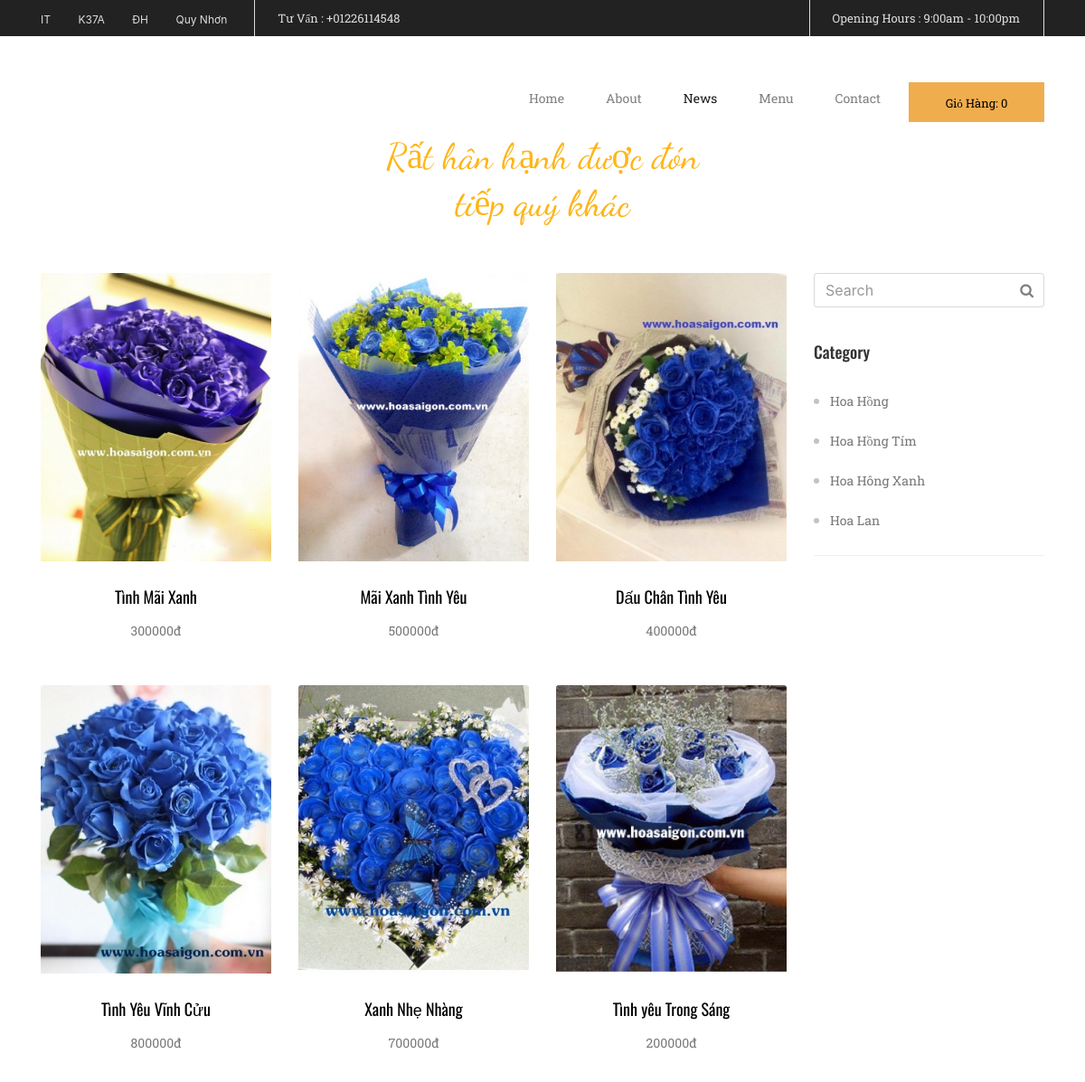
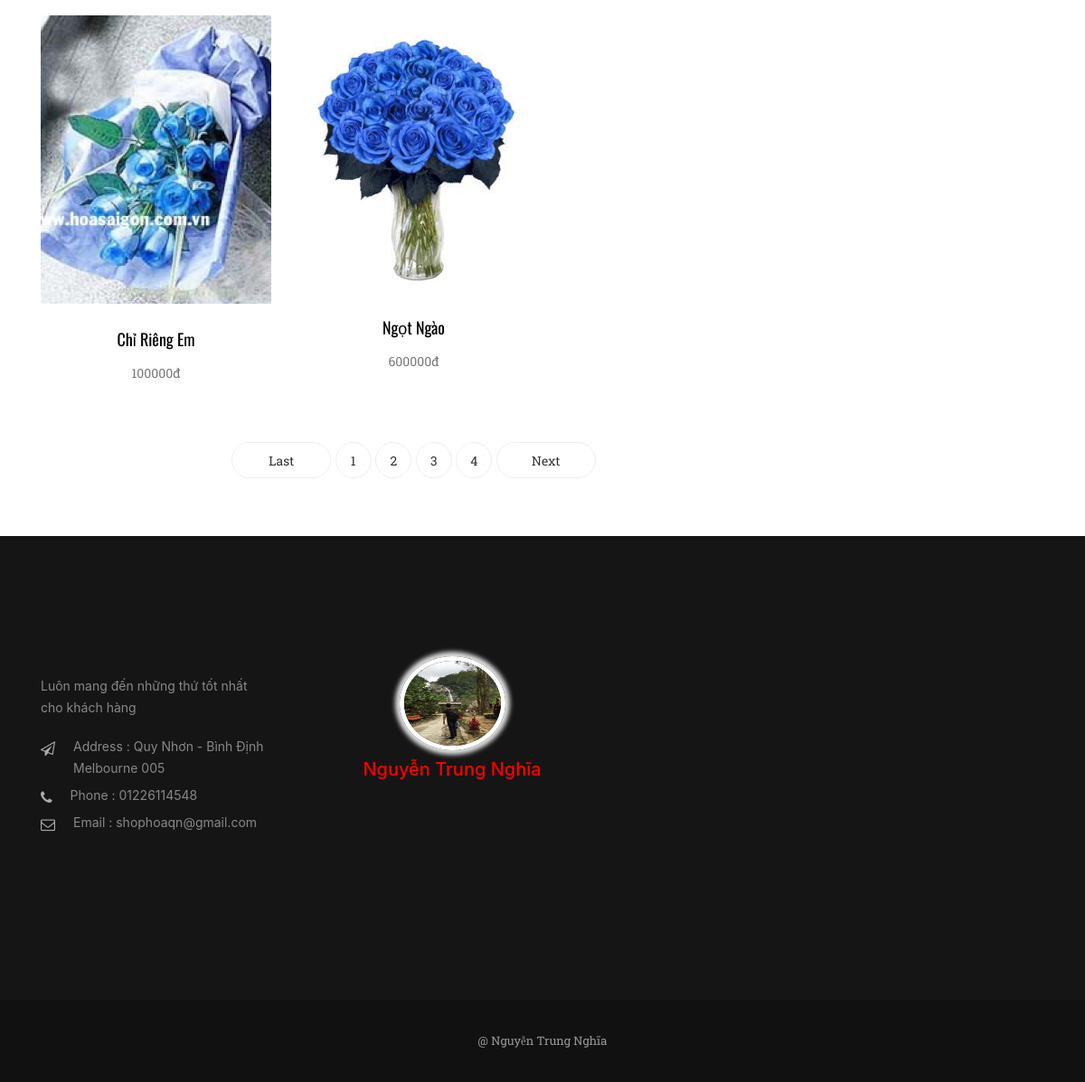
Page /detailDanhMuc/chiTietDanhMuc/11 on the committed database (2 pictures, top to bottom).
### tables this page shows
CREATE TABLE `chitietsp` (
  `id_sp` int(11) NOT NULL,
  `tensp` varchar(250) NOT NULL,
  `hinhanh` varchar(100) NOT NULL,
  `gia` int(100) NOT NULL,
  `mota` longtext NOT NULL,
  `id_loaisp` int(100) NOT NULL,
  `thutu` int(100) NOT NULL
);

CREATE TABLE `loaisp` (
  `id_loaisp` int(11) NOT NULL,
  `tenloaisp` varchar(250) NOT NULL,
  `thutu` int(100) NOT NULL
);

### application/controllers/detailDanhMuc.php (called while the page is built, shortened)
<?php if ( ! defined('BASEPATH')) exit('No direct script access allowed');
class detailDanhMuc extends CI_Controller {
	private $soluongtin1trang;
	public function __construct()
	{
		$this->load->model('SanPham');
		$this->load->model('DanhMuc');
		$this->load->model('PhanTrang');
		$this->soluongtin1trang = 9;
	}
	function chiTietDanhMuc($id_sp)
	{
		$sanpham = $this->DanhMuc->loadSanPhamTheoDanhMuc($this->soluongtin1trang,$id_sp);
		$danhmuc = $this->DanhMuc->loadDanhMuc();
		$sotrang  = $this->PhanTrang->phantrang($this->soluongtin1trang);
		$ketqua = array(
			'sanpham' => $sanpham,
			'danhmuc' => $danhmuc,
			'sotrang'=> $sotrang
			 );
		$this->load->view('detailDanhMuc',$ketqua);
	}
}

### index.php (called while the page is built, shortened)
<?php
require_once BASEPATH.'core/CodeIgniter.php';

### application/models/DanhMuc.php (called while the page is built, shortened)
<?php if ( ! defined('BASEPATH')) exit('No direct script access allowed');
class DanhMuc extends CI_Model {
	function loadDanhMuc()
	{
		$this->db->select('*');
		$danhmuc =$this->db->get('loaisp');
		$danhmuc = $danhmuc->result_array();
		return $danhmuc;
	}
	function loadSanPhamTheoDanhMuc($soluongtin1trang,$id_sp)
	{
		$this->db->select('*');
		$this->db->join('chitietsp', 'chitietsp.id_loaisp = loaisp.id_loaisp', 'left');
		$this->db->where('chitietsp.id_loaisp', $id_sp);
		$ketqua = $this->db->get('loaisp',$soluongtin1trang,0);
		$ketqua = $ketqua->result_array();
		return $ketqua;
	}
}

### application/models/PhanTrang.php (called while the page is built, shortened)
<?php if ( ! defined('BASEPATH')) exit('No direct script access allowed');
class PhanTrang extends CI_Model {
	function phanTrang($soluongtin1trang)
	{
		$this->db->select('*');
		$sotin = $this->db->get('chitietsp');
		$ketqua = $sotin->result_array();
		$soluongtin = count($ketqua);
		$sotrang =ceil($soluongtin/$soluongtin1trang);
		return $sotrang;
	}
}

### application/views/detailDanhMuc.php (the view, shortened to what this page needs)
<!DOCTYPE html>
<html lang="en"><head>
	<link rel="stylesheet" href="<?php echo base_url() ?>vendor/bootstrap.css">
	<link rel="stylesheet" href="<?php echo base_url() ?>vendor/font-awesome.css">
	<link rel="stylesheet" href="<?php echo base_url() ?>1.css">
 </head>
<body >
<?php
	$uri = $_SERVER['REQUEST_URI'];
	 $uri = explode('/',$uri);
	$tranghientai = end($uri) ;
 ?>
		<div class="container">
			<div class="row">
				<div class="col-sm-9">
					<div class="row">
						<?php foreach ($sanpham as  $dlsanpham): ?>
						<div class="col-sm-4 text-xs-center">
							<div class="mottinchuan mb-3  wow  fadeInUp">
								<a href="<?php echo base_url(); ?>detailSanPham/chiTietSanPham/<?php echo $dlsanpham['id_sp'] ?>"><img class="card-img-top img-fluid" src="<?php echo $dlsanpham['hinhanh'] ?>" alt="Card image cap"></a>
								<a href="<?php echo base_url(); ?>detailSanPham/chiTietSanPham/<?php echo $dlsanpham['id_sp'] ?>" class="tieudetin1 fontoswarld"><?php echo $dlsanpham['tensp'] ?></a>
								<p class="fontroboto"><?php echo $dlsanpham['gia'] ?>đ</p>
							</div>
						</div>
						<?php endforeach ?>
					</div>
					<nav class="phantrang mb-3  wow  fadeInUp">
						<ul class="pagination">
							<?php
								if($tranghientai==1){
								}
								else
								{
							?>
									<li class="pre">
										<a href="#" aria-label="Previous">
											<span aria-hidden="true"> Last</span>
		 								</a>
									</li>
							<?php
								}
							?>
							<?php
								for ($i=0; $i <$sotrang ; $i++) {
									?>
									<?php
										if(($i+1)==$tranghientai)
										{
									?>
											<li class="current"><?= $i+1?></li>
									<?php }
										else{
									?>
											<li><a href="<?php echo base_url();?>index_Controller/page/<?= $i+1?>"><?php echo $i+1 ?></a></li>
										<?php } ?>
									<?php
								}
							?>
							<?php
								if($tranghientai==$sotrang){
								}
								else{
							?>
								<li class="next">
									<a href="#" aria-label="Previous">
										<span aria-hidden="true">Next </span>
	 								</a>
								</li>
							<?php
								}
							 ?>
						</ul>
					</nav>
				</div>
				<div class="col-sm-3">
					<div class="phansearch  wow  fadeInUp">
							 <input type="text" class="form-control phansearchct"  placeholder="Search">
							<button type="submit" class="iconsearch"><i class="fa fa-search"></i></button>
					</div>
					<div class="khoilistlink my-2  wow  fadeInUp">
						<h3 class="fontoswarld">Category </h3>
						<ul class="fontroboto">
							<?php foreach ($danhmuc as  $value): ?>
								<li><a href="<?php echo base_url() ;?>detailDanhMuc/chiTietDanhMuc/<?php echo $value['id_loaisp'] ?>"> <?php echo $value['tenloaisp'] ?></a></li>
							<?php endforeach ?>
						</ul>
					</div>
				</div>
			</div>
		</div>
</body>
</html>

### 1.css (style rules this page uses)
.fontroboto { font-family: 'Roboto Slab', serif; }
.fontoswarld { font-family: 'Oswald', sans-serif; }
.mottinchuan p.fontroboto { color: #777; line-height: 24px; font-size: 14px; }
a.tieudetin1.fontoswarld { color: black; font-size: 18px; padding: 26px 0 12px 0; display: block; }
.mottinchuan img { width: 100%; }
* { margin: 0; padding: 0; }
nav.phantrang ul li { display: inline-block; }
nav.phantrang ul { list-style: none; display: inline-block; }
nav.phantrang { text-align: center; }
nav.phantrang ul li a,nav.phantrang ul li.current { display: inline-block; color: #333; font-family: roboto slab; font-size: 14px; border: 1px solid #eee; border-radius: 22px; width: 40px; height: 40px; text-align: center; line-height: 40px; }
nav.phantrang ul li.pre a,nav.phantrang ul li.next a { width: 110px; }
.khoilistlink.my-2 { border-bottom: 1px solid #f0f0f0; }
.khoilistlink ul.fontroboto { color: #c2c3c5;margin-left: 18px; }
.khoilistlink ul li a { color: #777; line-height: 44px; font-size: 14px; }
.khoilistlink h3.fontoswarld { font-size: 18px; line-height: 50px; color: #333; }
button.iconsearch { position: absolute; top: 7px; right: 12px; background: none; border: none; color: #7f7f7f; cursor: pointer; }
.phansearch { position: relative; }

### rows in the picture
chitietsp: hinhanh (picture), tensp "Tình Mãi Xanh", gia "300000"
chitietsp: hinhanh (picture), tensp "Mãi Xanh Tình Yêu", gia "500000"
chitietsp: hinhanh (picture), tensp "Dấu Chân Tình Yêu", gia "400000"
chitietsp: hinhanh (picture), tensp "Tình Yêu Vĩnh Cửu", gia "800000"
chitietsp: hinhanh (picture), tensp "Xanh Nhẹ Nhàng", gia "700000"
chitietsp: hinhanh (picture), tensp "Tình yêu Trong Sáng", gia "200000"
chitietsp: hinhanh (picture), tensp "Chỉ Riêng Em", gia "100000"
chitietsp: hinhanh (picture), tensp "Ngọt Ngào", gia "600000"
loaisp: tenloaisp "Hoa Hồng"
loaisp: tenloaisp "Hoa Hồng Tím"
loaisp: tenloaisp "Hoa Hông Xanh"
loaisp: tenloaisp "Hoa Lan"
